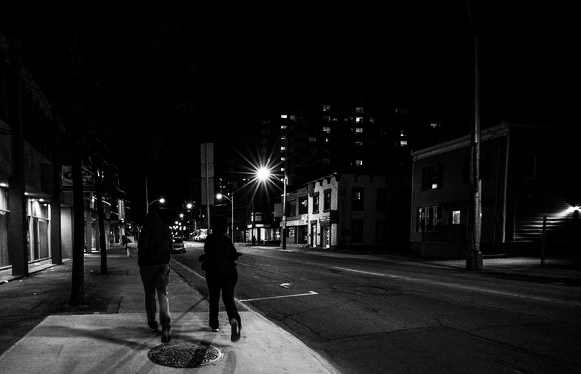
#> input picture pe05-image-manipulation/PE05-input.jpg, 581 x 374 px
$ jupyter execute PE05-Enkh.ipynb
#> lines starting #> are read from the running program, lines starting #| are printed output that depends on the picture
# Part I.

[cell 1]
import numpy as np
import matplotlib.pyplot as plt
from PIL import Image, ImageOps, ImageFilter, ImageEnhance

# Assuming you are in a Jupyter Notebook environment for this magic command
# %matplotlib inline

img = Image.open('PE05-input.jpg')
#> img is the input picture: PIL image 581x374 RGB; min 0, max 255, mean 24.5

# Different ways to apply image filters
img = img.filter(ImageFilter.DETAIL)
img = img.filter(ImageFilter.SHARPEN)
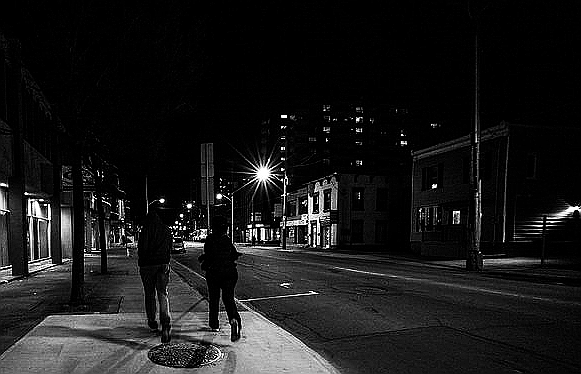
#> img: PIL image 581x374 RGB; min 0, max 255, mean 25.5
img = img.filter(ImageFilter.MedianFilter)
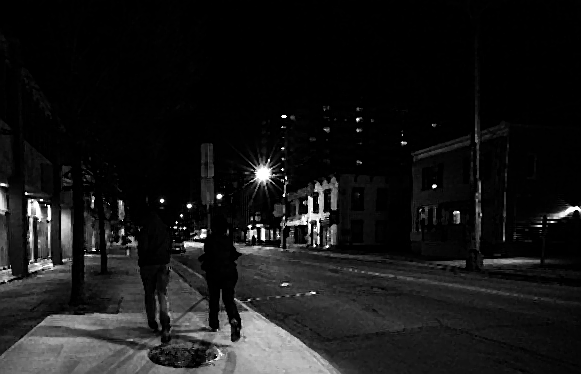
#> img: PIL image 581x374 RGB; min 0, max 255, mean 23.3
img = img.filter(ImageFilter.UnsharpMask(5.0, 200, 20))
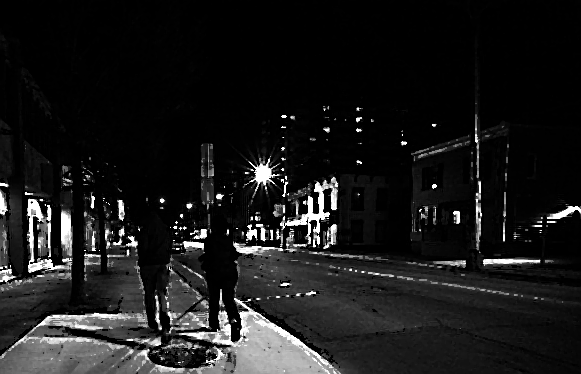
#> img: PIL image 581x374 RGB; min 0, max 255, mean 26.5

# Histogram equalization from ImageOps
img = ImageOps.equalize(img)
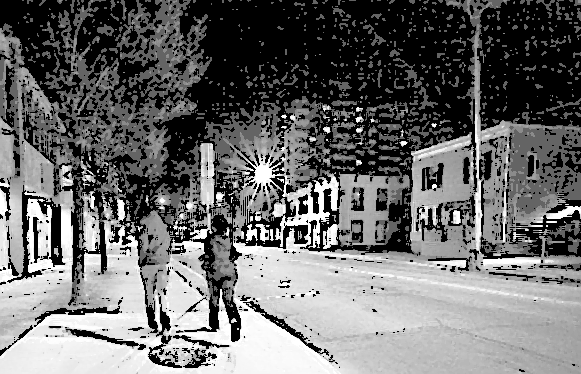
#> img: PIL image 581x374 RGB; min 0, max 255, mean 107.7

# Using Enhancer
img = ImageEnhance.Sharpness(img).enhance(-2.0)
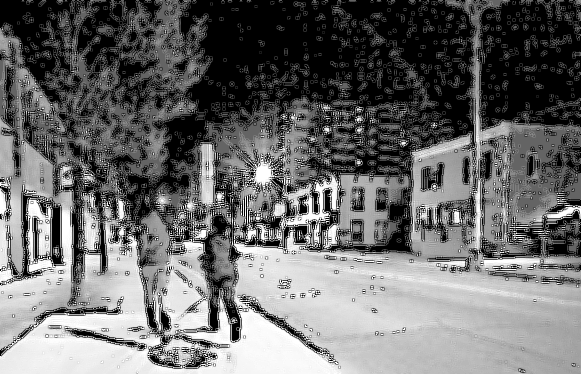
#> img: PIL image 581x374 RGB; min 0, max 255, mean 108.2

plt.imshow(img)
plt.show()

[cell 2]
import numpy as np
import matplotlib.pyplot as plt
from PIL import Image, ImageOps, ImageFilter, ImageEnhance

def process_and_display_image(image_path):
    # Open the original image
#> called with image_path = 'PE05-input.jpg'
    img = Image.open(image_path)

    # Create a figure to display the quadrants
    fig, axes = plt.subplots(2, 2, figsize=(10, 8))

    # First quadrant: Original image
    axes[0, 0].imshow(img)
    axes[0, 0].set_title("Original Image")
    axes[0, 0].axis('on')

    # Second quadrant: Histogram equalized image
    img = ImageOps.equalize(img)
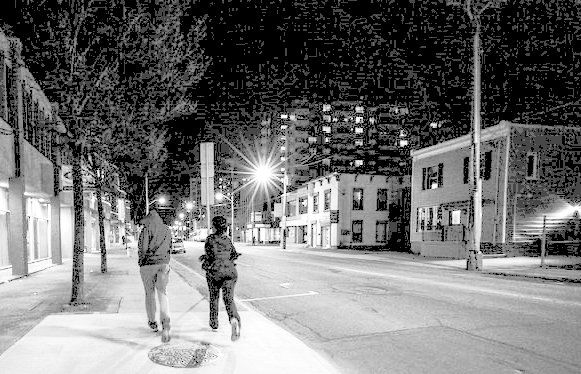
#> img: PIL image 581x374 RGB; min 0, max 255, mean 113.5
    axes[0, 1].imshow(img)
    axes[0, 1].set_title("Histogram Equalized")
    axes[0, 1].axis('on')

    # Third quadrant: Brightened image
    img = ImageEnhance.Brightness(img).enhance(1.5)
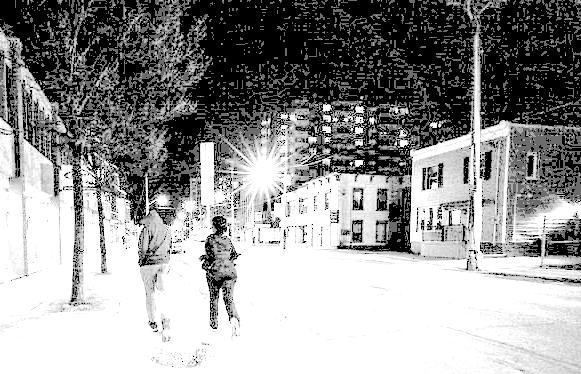
#> img: PIL image 581x374 RGB; min 0, max 255, mean 149
    axes[1, 0].imshow(img)
    axes[1, 0].set_title("Brightened Image")
    axes[1, 0].axis('on')

    # Fourth quadrant: Unsharp mask applied
    img = img.filter(ImageFilter.UnsharpMask(5.0, 200, 20))
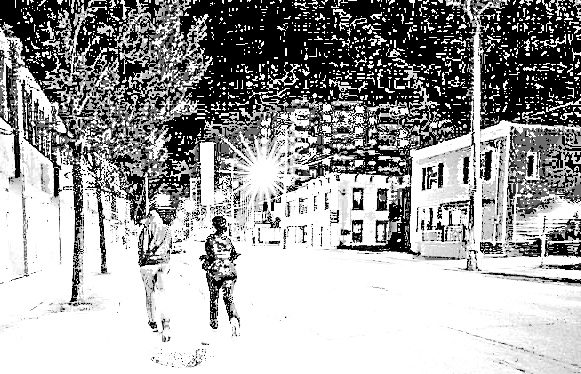
#> img: PIL image 581x374 RGB; min 0, max 255, mean 160.9
    axes[1, 1].imshow(img)
    axes[1, 1].set_title("Unsharp Mask")
    axes[1, 1].axis('on')

    # Set custom x-axis and y-axis ticks for each subplot
    for ax in axes.flatten():
        #.set_xticks([0, 100, 200, 300, 400, 500])
        #ax.set_yticks([300, 200, 100])
        ax.set_xlim(0, 500)
        ax.set_ylim(400, 100)

    plt.tight_layout()
    plt.show()

# Example usage
process_and_display_image('PE05-input.jpg')

# Part II.

[cell 3]
import numpy as np
import matplotlib.pyplot as plt
from PIL import Image, ImageOps, ImageFilter, ImageEnhance

def process_and_display_image(image_path):
    """
    This function processes an image and displays it in 4 quadrants:
    1. Original Image
    2. Histogram Equalized Image
    3. Brightened Image
    4. Image with Unsharp Mask
    """
#> called with image_path = 'PE05-input.jpg'
    # Open the original image
    img = Image.open(image_path)

    # Create a figure to display the quadrants
    fig, axes = plt.subplots(2, 2, figsize=(10, 8))

    # First quadrant: Original image
    axes[0, 0].imshow(img)
    axes[0, 0].set_title("Original Image")
    axes[0, 0].axis('off')

    # Second quadrant: Histogram equalized image
    hist_eq_img = ImageOps.equalize(img)
    axes[0, 1].imshow(hist_eq_img)
    axes[0, 1].set_title("Histogram Equalized")
    axes[0, 1].axis('off')

    # Third quadrant: Brightened image
    bright_img = ImageEnhance.Brightness(img).enhance(4.0)
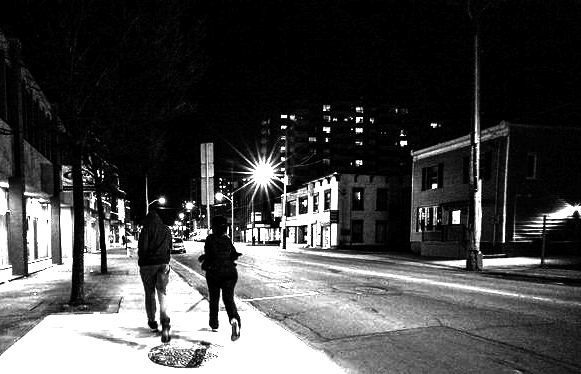
#> bright_img: PIL image 581x374 RGB; min 0, max 255, mean 69.2
    axes[1, 0].imshow(bright_img)
    axes[1, 0].set_title("Brightened Image")
    axes[1, 0].axis('off')

    # Fourth quadrant: Unsharp mask applied
    unsharp_img = img.filter(ImageFilter.UnsharpMask(5.0, 200, 20))
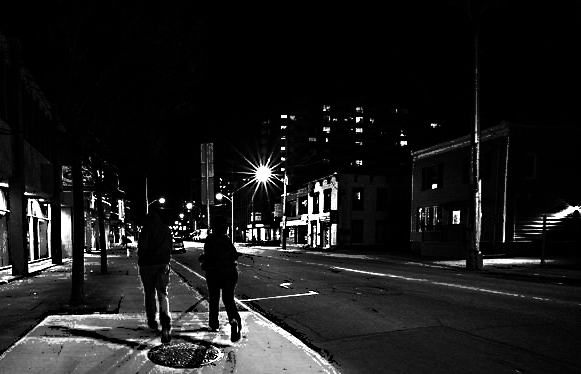
#> unsharp_img: PIL image 581x374 RGB; min 0, max 255, mean 27.7
    axes[1, 1].imshow(unsharp_img)
    axes[1, 1].set_title("Unsharp Mask")
    axes[1, 1].axis('off')

    # Display the figure
    plt.tight_layout()
    plt.show()

# Example usage
process_and_display_image('PE05-input.jpg')
